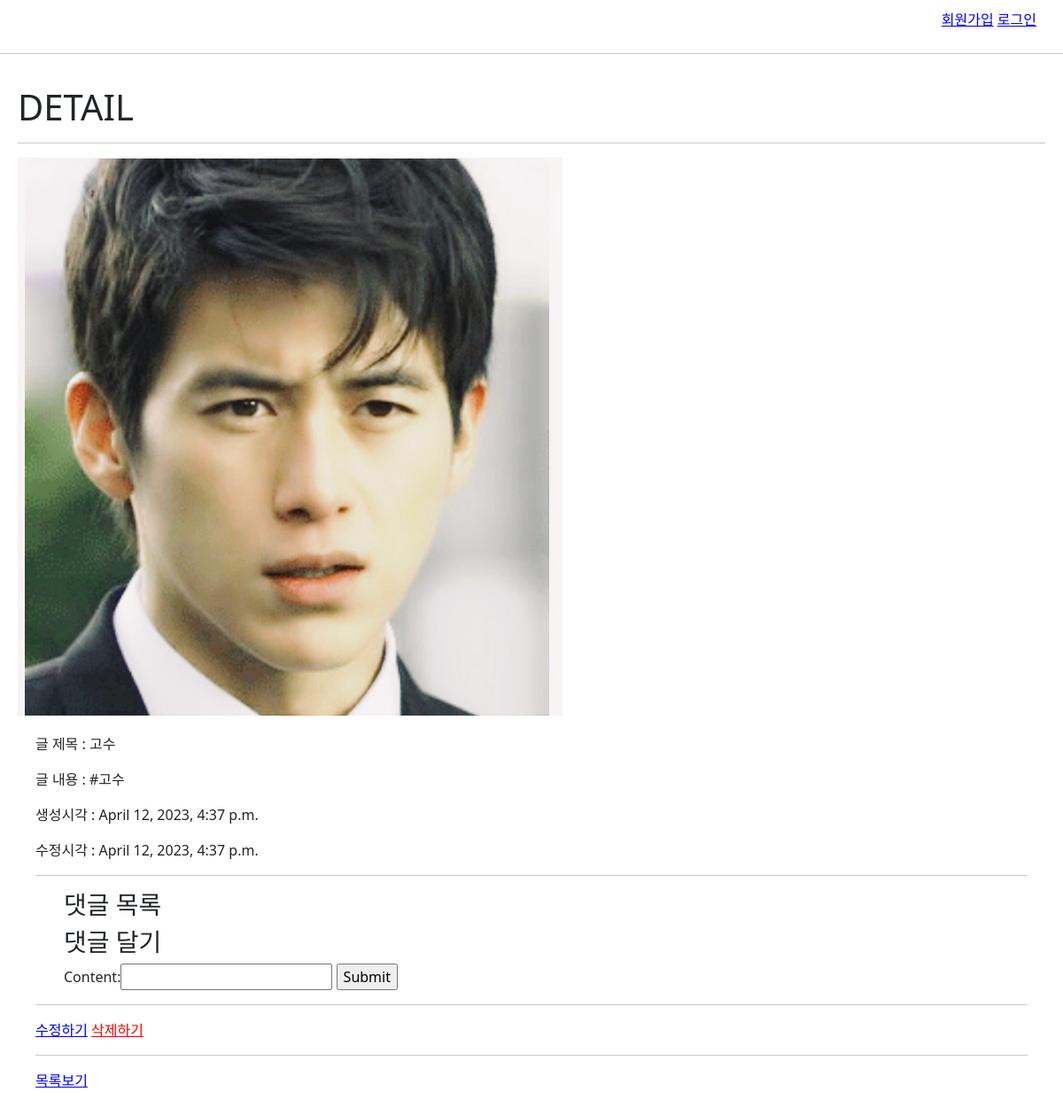
The app's page /articles/25/ with its own data.
### articles/models.py (models this page shows, shortened)
class Article(models.Model):
    title = models.CharField(max_length=30)
    content = models.TextField()
    image = models.ImageField(blank=True, null=True)
    thumbnail_img = ImageSpecField(
        source = 'image',
        processors = [Thumbnail(200,300)], # 200X300 으로 줄이자
        format = 'JPEG',
        options = {'quality':80},
    )
    created_at = models.DateTimeField(auto_now_add=True)
    updated_at = models.DateTimeField(auto_now=True)
    hashtags = models.ManyToManyField(Hashtag)

### articles/views.py (the view)
# urls.py: path('<int:pk>/', views.detail, name='detail'),
def detail(request, pk):
    article = Article.objects.get(pk=pk)
    commentForm = CommentForm() # 빈폼
    comment_list = article.comment_set.filter(parent__isnull=True)  # 댓글
    context = {
        'article': article,
        'commentForm' : commentForm,
        'comment_list' : comment_list,
    }
    return render(request, 'articles/detail.html', context)

### articles/forms.py
class CommentForm(forms.ModelForm):
    class Meta:
        model = Comment
        exclude = ('article','parent')

### articles/templates/articles/detail.html (shortened to what this page needs)
{% extends 'base.html' %}
{% block content %}
  <h1>DETAIL</h1>
  <hr />
  {% if article.image %}
    <img src="{{article.image.url}}" />
  {% endif %}
  <div id="article-content">
    <p>글 제목 : {{article.title}}</p>
    <p>글 내용 : {{article.content}}</p>
    <p>생성시각 : {{article.created_at}}</p>
    <p>수정시각 : {{article.updated_at}}</p>
    <hr>
    <ul>
      <h3>댓글 목록</h3>
        <h3>댓글 달기</h3>
        <form action="{% url 'articles:create_comment' article.pk %}" method = "POST">
          {{commentForm}}
          <input type="submit" value="Submit">
        </form>
    </ul>
    <hr>
    <a href="{% url 'articles:update' article.pk %}">수정하기</a>
    <form action="{% url 'articles:delete' article.pk %}" id="delete-form">
      <input type="submit" value="삭제하기" id="delete-btn" />
    </form><br>
    <hr>
    <a href="{% url 'articles:index' %}">목록보기</a>
  </div>
{% endblock content %}

### static/base.css (style rules this page uses)
a { color: blue; }
#delete-btn { border: 0; outline: 0; color: red; text-decoration: underline; background: none; padding: 0px; }
#delete-form { display: inline; }
#article-content { padding: 20px; }

### records on screen
Article: image (picture), title "고수", content "#고수", created_at "April 12, 2023, 4:37 p.m.", updated_at "April 12, 2023, 4:37 p.m."
